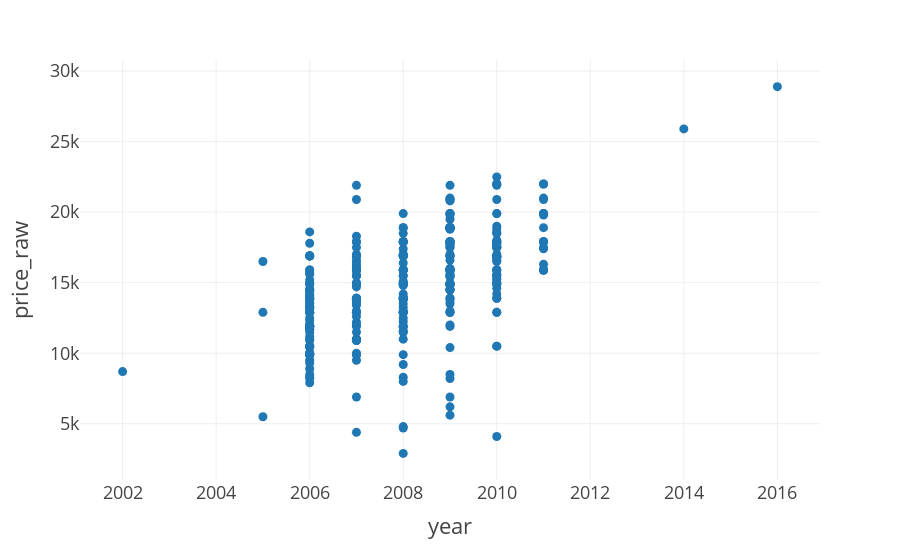

The cell this chart's notebook holds for it:
### Markdown cell above
### Plotly express

### Code cell
import plotly
import plotly.express as px


def px_to_file():
    # Use directly Columns as argument. You can use tab completion for this!
    plt_sca_year = px.scatter(df, x=df.year, y=df.price_raw, template="presentation")
    plt_sca_year.show()

    #plotly.offline.plot(fig, "file.html")
    pio.write_html(plt_sca_year, file='./img/plt_sca_year.html', full_html=False, include_plotlyjs='cdn', auto_open=False)
    
%time px_to_file()

### Figure 1 — Plotly figure (JSON) as saved in the notebook; plotly's stock layout.template omitted (floating-point values rounded to 4 significant figures; data arrays with more than 128 entries replaced by an {"elided": "..."} marker saying what was removed)
{"data": [{"hovertemplate": "year=%{x}<br>price_raw=%{y}<extra></extra>", "legendgroup": "", "marker": {"color": "#1F77B4", "symbol": "circle"}, "mode": "markers", "name": "", "showlegend": false, "type": "scatter", "x": {"elided": "357 int values"}, "xaxis": "x", "y": {"elided": "357 float values"}, "yaxis": "y"}], "layout": {"legend": {"tracegroupgap": 0}, "margin": {"t": 60}, "xaxis": {"anchor": "y", "domain": [0, 1], "title": {"text": "year"}}, "yaxis": {"anchor": "x", "domain": [0, 1], "title": {"text": "price_raw"}}}}
